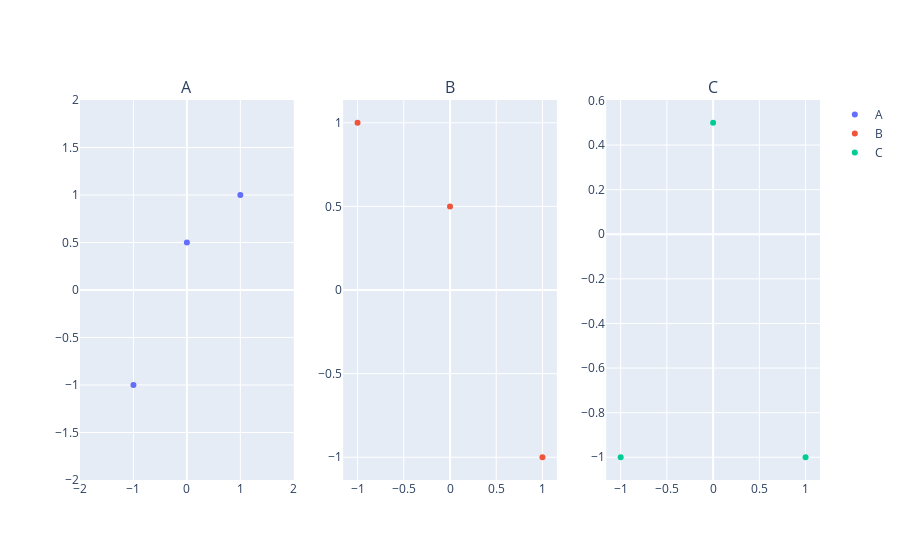

This figure's notebook cell:
### Code cell
fig = make_subplots(
    rows=1,
    cols=3,
    subplot_titles=list(dict_svd.keys())
)


col = 1
for matrix_name, svd_decomp in dict_svd.items():
    # matrix
    matrix = svd_decomp["matrix"]
    VT = svd_decomp["VT"]

    fig.add_trace(
        go.Scatter(
            x=matrix[:, 0],
            y=matrix[:, 1],
            mode="markers",
            name=matrix_name
        ),
    row=1, col=col)

    col += 1

fig.update_layout(
    xaxis_range=[-2, 2],
    yaxis_range=[-2, 2],
)
fig.show()

### Figure 1 — Plotly figure (JSON) as saved in the notebook; plotly's stock layout.template omitted (floating-point values rounded to 4 significant figures)
{"data": [{"mode": "markers", "name": "A", "type": "scatter", "x": [-1, 0, 1], "xaxis": "x", "y": [-1, 0.5, 1], "yaxis": "y"}, {"mode": "markers", "name": "B", "type": "scatter", "x": [-1, 0, 1], "xaxis": "x2", "y": [1, 0.5, -1], "yaxis": "y2"}, {"mode": "markers", "name": "C", "type": "scatter", "x": [-1, 0, 1], "xaxis": "x3", "y": [-1, 0.5, -1], "yaxis": "y3"}], "layout": {"annotations": [{"font": {"size": 16}, "showarrow": false, "text": "A", "x": 0.1444, "xanchor": "center", "xref": "paper", "y": 1, "yanchor": "bottom", "yref": "paper"}, {"font": {"size": 16}, "showarrow": false, "text": "B", "x": 0.5, "xanchor": "center", "xref": "paper", "y": 1, "yanchor": "bottom", "yref": "paper"}, {"font": {"size": 16}, "showarrow": false, "text": "C", "x": 0.8556, "xanchor": "center", "xref": "paper", "y": 1, "yanchor": "bottom", "yref": "paper"}], "xaxis": {"anchor": "y", "domain": [0, 0.2889], "range": [-2, 2]}, "xaxis2": {"anchor": "y2", "domain": [0.3556, 0.6444]}, "xaxis3": {"anchor": "y3", "domain": [0.7111, 1]}, "yaxis": {"anchor": "x", "domain": [0, 1], "range": [-2, 2]}, "yaxis2": {"anchor": "x2", "domain": [0, 1]}, "yaxis3": {"anchor": "x3", "domain": [0, 1]}}}
